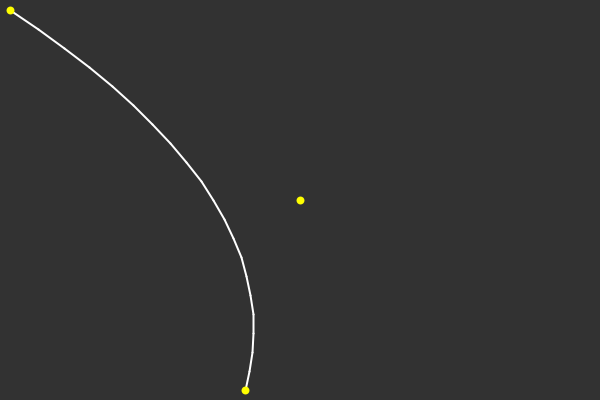
Frame 1 (no input)
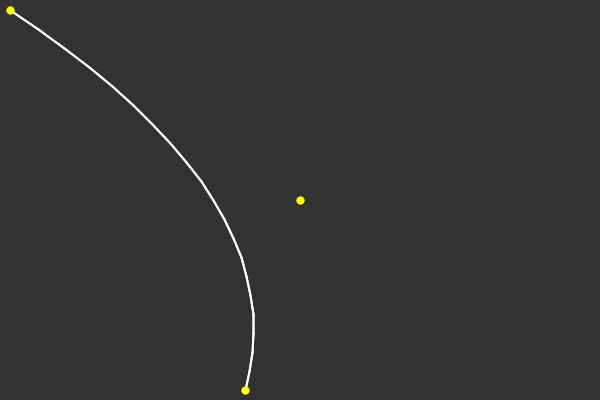
Frame 2 (the mouse pressed at the canvas centre, redrawn once)

The Processing sketch that drew these frames (run headless with seeded random() and noise(); the mouse was pressed at the canvas centre and the sketch redrawn once):

// Processing sketch: parabola
// ── parabola.pde

/*Parabola
    p(t) = (1-t)A +tB;
    t = {0,1}
    float px,py,qx,qy,rx,ry;
    px = (1-t)*a.x+t*b.x;
    py = (1-t)*a.y+t*b.y;
    qx = (1-t)*b.x+t*c.x;
    qy = (1-t)*b.y+t*c.y;
    rx = (1-t)*px+t*qx;
    ry = (1-t)*py+t*qy;
*/


void setup()
{
  size(600,400);
  background(50);
}


void draw()
{
    PVector a = new PVector(10,10);
    PVector b = new PVector(300,200);
    PVector c = new PVector(245,390);
    
    strokeWeight(2);
    stroke(255);
    drawParabola(a,b,c);
    strokeWeight(8);
    stroke(255,255,0);
    point(a.x,a.y);
    point(b.x,b.y);
    point(c.x,c.y);
    noLoop();
    save("parabola.png");
}

void drawParabola(PVector a, PVector b, PVector c)
{
  float gap = 0.05;
  float antx = a.x;
  float anty = a.y;
  
  for(float t= gap; t < 1.0+gap; t=t+gap)
  {
            //  (1-t)*        p         + t *        q                        
    float rx = ((1-t)*((1-t)*a.x+t*b.x))+(t *((1-t)*b.x+t*c.x));
    float ry = ((1-t)*((1-t)*a.y+t*b.y))+(t *((1-t)*b.y+t*c.y));
    
   // stroke(rx%255,ry%255,255*(1-t));
    line(antx,anty,rx,ry);
    antx = rx;
    anty = ry;
  }
}
